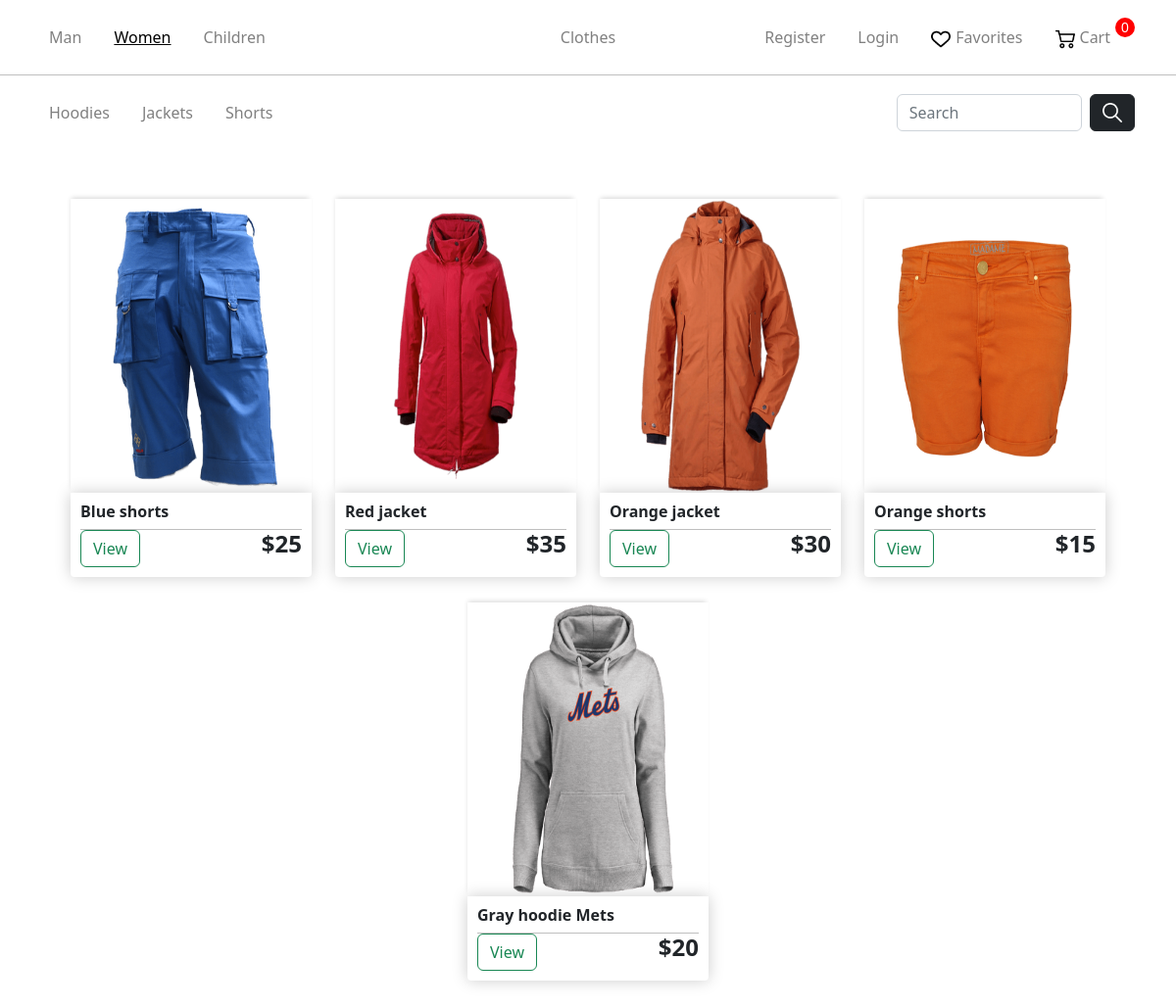
/gender/women/, run on the app's committed database.
### store/models.py (models this page shows, shortened)
class Gender(models.Model):
    name = models.CharField(max_length=100, db_index=True)
    slug = models.SlugField(max_length=255, unique=True, db_index=True)
    categories_id = models.ManyToManyField('Category')
    def get_absolute_url(self):
        return reverse('gender', kwargs={'gender_slug': self.slug})

class Category(models.Model):
    name = models.CharField(max_length=100, db_index=True)
    slug = models.SlugField(max_length=255, unique=True, db_index=True)

class Product(models.Model):
    AVAILABILITY =(
        ('Y', 'В наличии'),
        ('N', 'Нет в наличии'),
    )
    name = models.CharField(max_length=255)
    slug = models.SlugField(max_length=255, unique=True, db_index=True)
    description = models.TextField(blank=True)
    discount = models.BooleanField(default=False)
    price = models.IntegerField()
    price_discount = models.IntegerField(blank=True)
    photo = models.ImageField(upload_to="photos")
    availability = models.CharField(max_length=1,choices = AVAILABILITY,default = '')
    cat = models.ForeignKey('Category', on_delete=models.PROTECT)
    gender = models.ForeignKey('Gender', on_delete=models.PROTECT)
    sizes = models.ManyToManyField('Size')

### store/views.py (the view)
# urls.py: path('gender/<slug:gender_slug>/', views.gender, name = "gender"),
def gender(request, gender_slug):
    search_input = request.GET.get('search_area')
    gender = Gender.objects.get(slug=gender_slug)
    cats = gender.categories_id.all()
    if search_input:
        products = Product.objects.filter(gender=gender, name__icontains=search_input)
    else:
        products = Product.objects.filter(gender=gender)
    context = {
            "cats": cats,
            "products": products,
    }
    context = get_user_context(context,request)
    context["gender_selected"] = gender
    return render(request, 'store/gender.html', context)

### store/templatetags/store_tags.py (called while the page is built)
@register.simple_tag(name='getcatsurl')
def get_categoriesURL(gender, cat):
    return reverse('category', kwargs={'category_slug': cat.slug, 'gender_slug': gender.slug})

### store/utils.py (called while the page is built)
def get_user_context(dict,request):
    context = dict
    genders = Gender.objects.all()
    ordered = 1
    if not request.user.is_authenticated:
        ordered = 0
    else:
        order_qs = Order.objects.filter(user=request.user, ordered=False)
        if order_qs.exists():
            context["order"] = order_qs[0]
        else:
            ordered = 0
    context["genders"] = genders
    context["gender_selected"] = -1
    context["cat_selected"] = -1
    context["ordered"] = ordered
    return context

### store/templates/store/gender.html (shortened to what this page needs)
{% extends 'store/layout.html' %}
{% load static %}
{% load store_tags %}
{% block categories %}
    <nav class="navbar navbar-expand-sm navbar-dark sec-nav">
    <div class="container justify-content-center">
        <ul class="nav navbar-nav w-100 flex-nowrap">
	        {% for cat in cats%}
	            <li class="nav-item active">
		        {% getcatsurl gender=gender_selected cat=cat as URL%}
		        <a class="nav-link lk" href="{{URL}}">{{cat.name}}</a>
                </li>
	        {% endfor %}
        </ul>
        <form class="d-flex" role="search" id="search-form">
        <input class="form-control search-input me-2" type="search" placeholder="Search" aria-label="Search" name ="search_area" value="{{ search_input }}">
        <button type="submit" class="btn btn-dark"><img src="../../static/store/img/loupe.png" alt="Loupe Icon"></button>
        </form>
    </div>
    </nav>
{% endblock %}
{% block content %}
    <link rel="stylesheet" href="{% static 'store/css/CategoriesCartCheckout.css' %}">
	<div style="display: flex; flex-wrap: wrap; width: 90%; margin: 50px auto;" class="row">
		{% for product in products %}
		<div style="width: 274px; height: 300px; flex-basis: 25%; max-width: 274px; margin-bottom: 112px;" class="col-lg-4">
			<img style="height: 300px;" class="thumbnail" src="{{product.photo.url}}">
			<div class="box-element product">
				<h6><strong>{{product.name}}</strong></h6>
				<hr>
				<a class="btn btn-outline-success" href="{% url 'product' product_slug=product.slug %}">View</a>
				<h4 style="display: inline-block; float: right"><strong>${{product.price}}</strong></h4>
			</div>
		</div>
		{%endfor%}
	</div>
{% endblock %}

### store/templates/store/layout.html (shortened to what this page needs)
{% load static %}
<!doctype html>
<html lang="en">
<head>
    <link rel="stylesheet" href="https://cdn.jsdelivr.net/npm/bootstrap@5.2.3/dist/css/bootstrap.min.css">
    <link rel="stylesheet" href="{% static 'store/css/main.css' %}">
</head>
<body>
    <nav class="navbar navbar-expand-sm navbar-dark main-nav">
    <div class="container justify-content-center">
        <ul class="nav navbar-nav w-100 flex-nowrap">
            {% for gender in genders%}
            <li class="nav-item active">
                {%if gender == gender_selected%}
                <p class="nav-link-selected lk" >{{gender.name}}</p>
                {%else%}
                <a class="nav-link lk" href="{{gender.get_absolute_url}}">{{gender.name}}</a>
                {%endif%}
            {% endfor %}
        </ul>
        <ul class="nav navbar-nav justify-content-center">
            <li class="nav-item"><a class="nav-link" href="{% url 'main' %}">Clothes</a></li>
        </ul>
        <ul class="nav navbar-nav w-100 justify-content-end">
            {% if request.user.is_authenticated %}
            <li class="nav-item">
                <a class="nav-link lk" href="{% url 'logout' %}">Logout</a>
            </li>
            {%else%}
            <li class="nav-item">
                <a class="nav-link lk" href="{% url 'register' %}">Register</a>
            </li>
            <li class="nav-item">
                <a class="nav-link lk" href="{% url 'login' %}">Login</a>
            </li>
            {%endif%}
            <li class="nav-item">
                <a class="nav-link lk icon" href="{% url 'liked' %}"><img src="../../static/store/img/heart.png" alt="Heart Icon">Favorites</a>
            </li>
            <li class="nav-item">
                {%if not ordered%}
                    <p class="cart-total">0</p>
                {%else%}
                    <p class="cart-total">{{order.products.count}}</p>
                {%endif%}
                <a class="nav-link lk icon" href="{% url 'cart' %}"><img src="../../static/store/img/shopping-cart.png" alt="Cart Icon">Cart</a>
            </li>
        </ul>
    </div>
    </nav>
    <hr class="nav">
    {% block categories %}{% endblock %}
    {% block content %}
    {% endblock %}
</body>
</html>

### store/static/store/css/main.css (style rules this page uses)
.navbar .icon img { height: 20px; vertical-align: middle; margin-right: 5px; }
.navbar { padding: 18px; }
.navbar-expand-sm .navbar-nav .lk { padding-right: 25px; }
.navbar-nav .nav-link { color: gray; transition: color 0.2s ease-in-out; }
.navbar-nav .nav-link-selected { color:black; transition: color 0.2s ease-in-out; padding :8px 25px 8px 8px; margin-bottom :0px; text-decoration: underline; }
.navbar .cart-total { display: block; text-align: center; color: white; background-color: red; width: 20px; height: 20px; border-radius: 50%; font-size: 14px; font-family: Arial , sans-serif; float: right; }
.btn-dark { padding-top: 2px; }
.navbar .btn-dark img { height: 20px; width: 20px; vertical-align: middle; }
hr { margin: 0; color: black; }

### store/static/store/css/CategoriesCartCheckout.css (style rules this page uses)
.box-element { box-shadow:hsl(0, 0%, 80%) 0 0 16px; background-color: white; border-radius: 4px; padding: 10px; }
.thumbnail { width: 100%; height: 200px; -webkit-box-shadow: -1px -3px 5px -2px rgba(214, 214, 214); -moz-box-shadow: -1px -3px 5px -2px rgba(214, 214, 214); box-shadow: -1px -3px 5px -2px rgba(214, 214, 214); }
.product { border-radius: 0 0 4px 4px; }
.col-lg-4 { width: 23%; }
.row { display: flex; justify-content: center; align-items: center; margin-top: 20px; width: 100%; margin-left: 0; }

### data on the page
Gender: name "Man"
Gender: name "Women"
Gender: name "Children"
Category: name "Hoodies"
Category: name "Jackets"
Category: name "Shorts"
Product: photo (picture), name "Blue shorts", price "25"
Product: photo (picture), name "Red jacket", price "35"
Product: photo (picture), name "Orange jacket", price "30"
Product: photo (picture), name "Orange shorts", price "15"
Product: photo (picture), name "Gray hoodie Mets", price "20"
